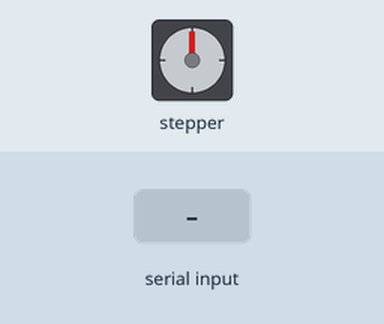
Bench run of a sketch on a simulated Arduino Uno, built with avr-gcc and run on an emulated ATmega328P. Shown: stepper motor. Inputs (shaded band) come from the test bench. Stepper angles assume 200 steps per turn.

Above: at 1.2 s.
1.3 s: "90,45\n" received over Serial
At 3.1 s:
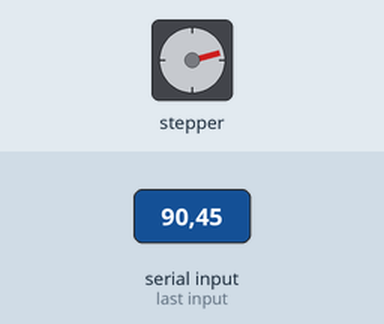
4.3 s: "30,150\n" received over Serial
At 6.1 s:
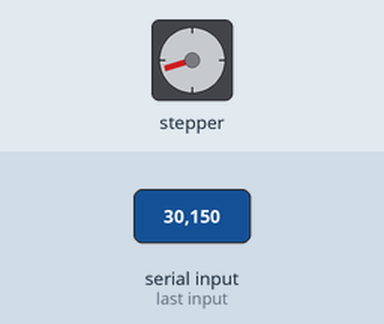
7.3 s: "200\n" received over Serial
At 8.9 s:
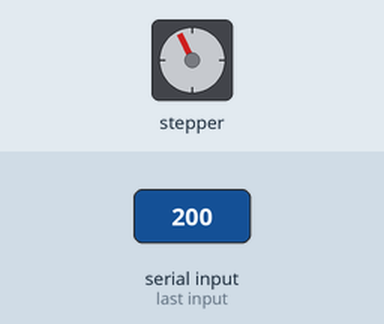
10.3 s: "90,45\n" received over Serial
At 10.67 s:
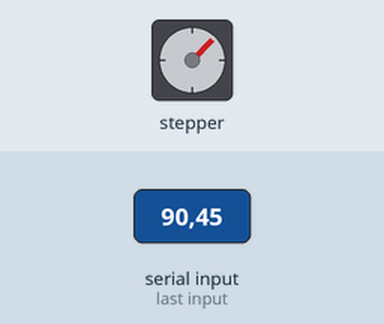
Timing chart, 0 to 14.2 s (numbered marks = the images above; inputs shaded):
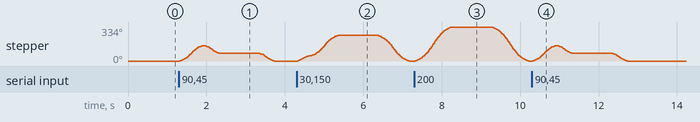

Measured:
- after the input at 1.3 s, stepper: turns 151° clockwise in 0.58 s, then 76° counter-clockwise in 0.39 s, then 75° counter-clockwise in 0.37 s
- after the input at 4.3 s, stepper: turns 252° clockwise in 1.0 s, then 252° counter-clockwise in 0.79 s
- after the input at 7.3 s, stepper: turns 334° clockwise in 0.94 s, then 334° counter-clockwise in 0.94 s
- after the input at 10.3 s, stepper: turns 151° clockwise in 0.58 s, then 76° counter-clockwise in 0.39 s, then 75° counter-clockwise in 0.37 s

The sketch:

motorCurtainFollow.ino
```cpp
#include <AccelStepper.h>
/*
create a stepper motor with driver
pin 8 -> pul
pin 9 -> dir
*/

AccelStepper stepper(AccelStepper::DRIVER, 8, 9);

const int stepSize = 2; // check microstep setting on driver e.g. 1/2, 1/8, etc.

const int stepMax = 600; // total length of curtain

const int camMax = 1280; // camera resolution

const int maxSpeed = 1500.0; // maximum speed

const int acceleration = 700.0; // max acceleration

void setup() {
  Serial.begin(9600);
  stepper.setMaxSpeed(maxSpeed);
  stepper.setAcceleration(acceleration);
}

void loop() {
  int val = 0;
  int temp1 = 0;
  int temp2 = 0;
  if (Serial.available()) {
    temp1 = Serial.parseInt();
    if (temp1 >= 0 && temp1 <= camMax) {
      temp2 = map(temp1, 0, camMax, 0, stepMax);
      if (temp2 >= 0 && temp2 <= stepMax) {
        val = temp2;
      }
    }
  }

  stepper.runToNewPosition(val * stepSize);
}
```
